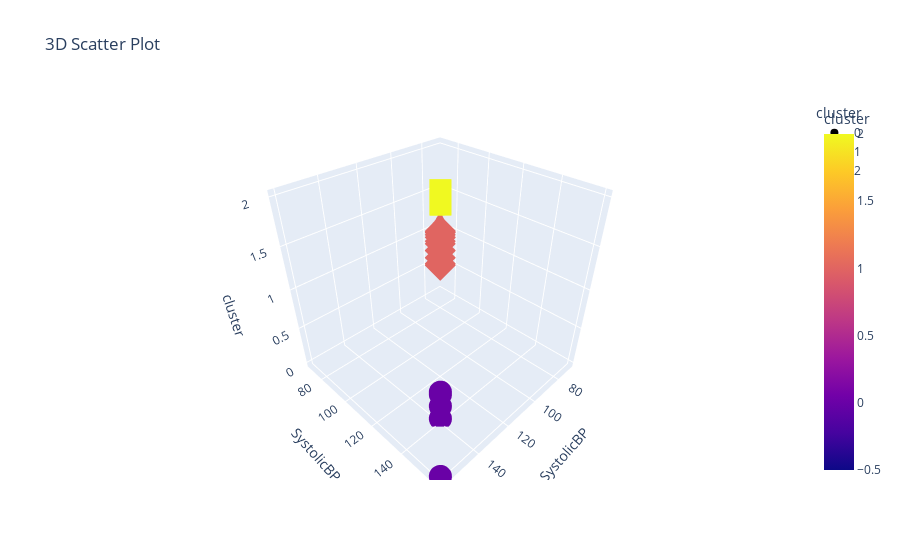

Notebook code for this chart:
### Code cell
#plotting a 3d version of the clusters of systolicBP
import plotly.express as px
# Customize labels and title
fig = px.scatter_3d(mhs_df, x='SystolicBP', y='SystolicBP', z='cluster', color='cluster',  title='3D Scatter Plot', symbol='cluster')
fig.show()

### Figure 1 — Plotly figure (JSON) as saved in the notebook; plotly's stock layout.template omitted (floating-point values rounded to 4 significant figures; data arrays with more than 128 entries replaced by an {"elided": "..."} marker saying what was removed)
{"data": [{"hovertemplate": "cluster=%{marker.color}<br>SystolicBP=%{y}<extra></extra>", "legendgroup": "0", "marker": {"color": {"elided": "194 int values"}, "coloraxis": "coloraxis", "symbol": "circle"}, "mode": "markers", "name": "0", "scene": "scene", "showlegend": true, "type": "scatter3d", "x": {"elided": "194 int values"}, "y": {"elided": "194 int values"}, "z": {"elided": "194 int values"}}, {"hovertemplate": "cluster=%{marker.color}<br>SystolicBP=%{y}<extra></extra>", "legendgroup": "1", "marker": {"color": {"elided": "344 int values"}, "coloraxis": "coloraxis", "symbol": "diamond"}, "mode": "markers", "name": "1", "scene": "scene", "showlegend": true, "type": "scatter3d", "x": {"elided": "344 int values"}, "y": {"elided": "344 int values"}, "z": {"elided": "344 int values"}}, {"hovertemplate": "cluster=%{marker.color}<br>SystolicBP=%{y}<extra></extra>", "legendgroup": "2", "marker": {"color": {"elided": "474 int values"}, "coloraxis": "coloraxis", "symbol": "square"}, "mode": "markers", "name": "2", "scene": "scene", "showlegend": true, "type": "scatter3d", "x": {"elided": "474 int values"}, "y": {"elided": "474 int values"}, "z": {"elided": "474 int values"}}], "layout": {"coloraxis": {"colorbar": {"title": {"text": "cluster"}}, "colorscale": [[0, "#0d0887"], [0.1111, "#46039f"], [0.2222, "#7201a8"], [0.3333, "#9c179e"], [0.4444, "#bd3786"], [0.5556, "#d8576b"], [0.6667, "#ed7953"], [0.7778, "#fb9f3a"], [0.8889, "#fdca26"], [1, "#f0f921"]]}, "legend": {"title": {"text": "cluster"}, "tracegroupgap": 0}, "scene": {"domain": {"x": [0, 1], "y": [0, 1]}, "xaxis": {"title": {"text": "SystolicBP"}}, "yaxis": {"title": {"text": "SystolicBP"}}, "zaxis": {"categoryarray": [0, 1, 2], "categoryorder": "array", "title": {"text": "cluster"}}}, "title": {"text": "3D Scatter Plot"}}}
